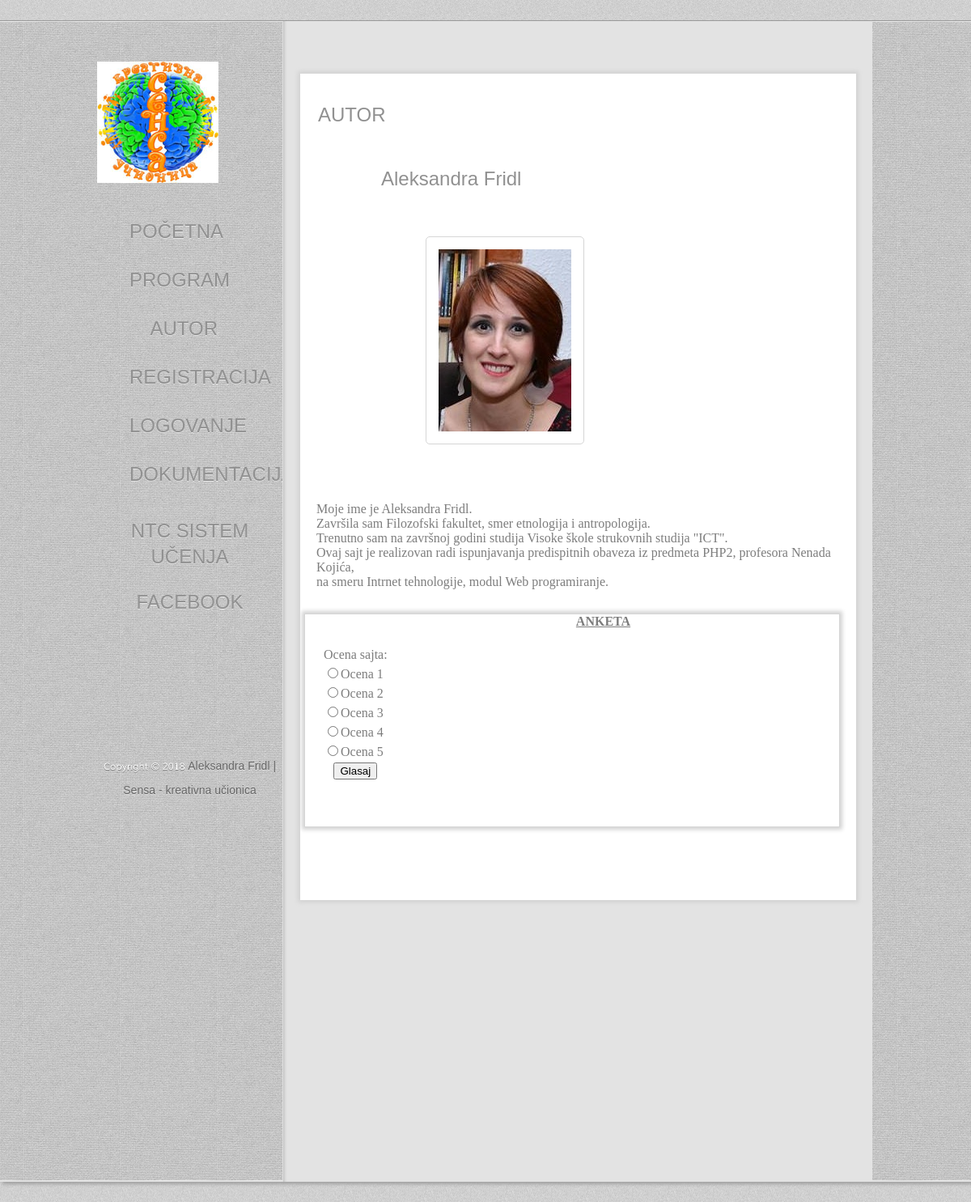
/index.php?id=5, run on the app's committed database.
### tables this page shows
CREATE TABLE `meni` (
  `id_meni` int(11) NOT NULL,
  `naziv_meni` varchar(20) NOT NULL,
  `posetioci_meni` int(11) NOT NULL,
  `admin_meni` int(11) NOT NULL,
  `korisnik_meni` int(11) NOT NULL
);

CREATE TABLE `sadrzaj` (
  `id_sadzaj` int(11) NOT NULL,
  `naziv_sadrzaj` text NOT NULL,
  `slika_sadrzaj` text NOT NULL,
  `tekst1_sadrzaj` text NOT NULL,
  `tekst2_sadrzaj` text NOT NULL,
  `tekst3_sadrzaj` text NOT NULL
);

CREATE TABLE `pitanja` (
  `id_pitanja` int(11) NOT NULL,
  `naziv_pitanja` text NOT NULL,
  `aktivno_pitanje` int(11) NOT NULL
);

CREATE TABLE `odgovori` (
  `id_odgovor` int(11) NOT NULL,
  `ime_odgovor` text NOT NULL,
  `glas_odgovor` int(11) NOT NULL,
  `pitanje_id` int(11) NOT NULL
);

### view/autor.php (the view, shortened to what this page needs)
<div class="autor">
    <h2>Autor</h2>
    <?php
    include "php/konekcija.php";
    $id1 = 1;
    $upit1 = "SELECT * FROM sadrzaj WHERE id_sadzaj= :id1";
    $priprema1 = $konekcija->prepare($upit1);
    $priprema1->bindParam(":id1", $id1);
    try {
        $priprema1->execute();
        $rezultat1 = $priprema1->fetchAll();
        foreach ($rezultat1 as $red1)
            echo "<div id='autor1'>";
        echo $red1->tekst1_sadrzaj;
        echo $red1->tekst2_sadrzaj;
        echo "</div>";
        echo "<div>";
        echo "<img src='images/" . $red1->slika_sadrzaj . "' alt='" . $red1->naziv_sadrzaj . "'/>";
        echo "</div>";
        echo "<div class='autor_tekst'>";
        echo $red1->tekst3_sadrzaj;
        echo "</div>";
    } catch (PDOException $ex) {
        $ex->getMessage();
    }
    ?>
    <div id="anketa">
        <h4 align="center"><u>ANKETA</u></h4>
        <div class='levo'
        <form name="anketa" method="POST" action="">
            <?php
            include ('php/konekcija.php');
            $aktivno_pitanje = 1;
            $upit2 = "SELECT * FROM pitanja WHERE aktivno_pitanje = :aktivno_pitanje";
            $priprema1 = $konekcija->prepare($upit2);
            $priprema1->bindParam(":aktivno_pitanje", $aktivno_pitanje);
            try {
                $priprema1->execute();
                $rezultat1 = $priprema1->fetchAll();
                if ($rezultat1) {
                    echo "<table>";
                    foreach ($rezultat1 as $rez1):
                        echo "<tr><td>";
                        echo $rez1->naziv_pitanja;
                        echo "</td></tr>";
                        $upit3 = "SELECT * FROM odgovori o LEFT JOIN pitanja p ON o.pitanje_id = p.id_pitanja WHERE p.aktivno_pitanje = :aktivno_pitanje";
                        $priprema2 = $konekcija->prepare($upit3);
                        $priprema2->bindParam(":aktivno_pitanje", $aktivno_pitanje);
                        $priprema2->execute();
                        $rezultat2 = $priprema2->fetchAll();
                        foreach ($rezultat2 as $rez2):
                            if($rez2->pitanje_id == $rez1->id_pitanja):
                                echo "<tr><td>";
                                echo "<input type = 'radio' name = 'rbOdgovori' data-idpitanje = '".$rez2->id_pitanja."' class='rbOdgovori' value = '" . $rez2->id_odgovor . "'/>";
                                echo $rez2->ime_odgovor;
                                echo "</td></tr>";
                            endif;
                        endforeach;
                    endforeach;
                    echo "<tr align = 'center'><td>";
                    echo "<input type = 'button' name = 'btnGasaj' id='btnGlasaj' value = 'Glasaj'/> ";
                    echo "</td></tr>";
                    echo "</table>";
                }
            } catch (Exception $ex) {
                $ex->getMessage();
            }
            ?>
    </div>
    <div class="desno"></div>
</div>

### view/head.php (shortened to what this page needs)
<!DOCTYPE html>
<html>
    <head>
        <link rel="stylesheet" href="css/style.css" type="text/css">
        <link href="css/lightbox.css" rel="stylesheet" type="text/css"/>
   </head>

### view/sidebar.php (shortened to what this page needs)
<body>
    <div class="border">
        <div class="page">
            <div class="sidebar">
                <div id="logo">
                    <img src="images/SensaLogo.jpg"/>
                </div>
                <?php
                include "php/meni.php";
                ?>
                <p>
                    <a class="eksterno" href="https://ntcucenje.com/?v=8cee5050eeb7">NTC sistem učenja</a></br></br>
                </p>
                <p>
                    <a class="eksterno" href=https://www.facebook.com/Sensa-kreativna-ucionica-298197673574610/?hc_ref=ART51I_VuAfK3SjlfWj89E6P2Aolu710Ly5iaxFLjc-WyTjY3UuwFFasmF2e2PHMeR8">Facebook</a>
                </p>
                <div id="footnote">
                    <p id="copyright">Copyright &copy; 2018
                        <a href="autor.html">Aleksandra Fridl | Sensa - kreativna učionica</a>
                    </p>
                </div>
            </div>
            <div class="body">

### php/meni.php (shortened to what this page needs)
<?php
include "konekcija.php";
if (!isset($_SESSION['korisnik'])) {
    $posetioci_meni = 1;
    $upit = "SELECT id_meni, naziv_meni FROM meni WHERE posetioci_meni = :posetioci_meni";
    $prepare = $konekcija->prepare($upit);
    $prepare->bindParam(":posetioci_meni", $posetioci_meni);
    $prepare->execute();
    $rezultat = $prepare->fetchAll();
    if ($rezultat) {
        echo "<ul>";
        foreach ($rezultat as $red):
            echo "<li>";
            echo "<a href='index.php?id=" . $red->id_meni . "'>" . $red->naziv_meni . "</a>";
            echo "</li>";
        endforeach;
        echo "<li class='log'>";
        echo "<a href='index.php?id=99'>REGISTRACIJA</a>";
        echo "</li>";
        echo "<li class='log'>";
        echo "<a href='index.php?id=98'>LOGOVANJE</a>";
        echo "</li>";
        echo "<li class='log'>";
        echo "<a href='doc/DokumentacijaSensa.pdf'>DOKUMENTACIJA</a>";
        echo "</li>";
        echo "</ul>";
    }
    else {
        echo "Niste se registrovali";
    }
}
?>

### index.php (shortened to what this page needs)
<?php
include "view/head.php";
include "view/sidebar.php";
$id="";
if(isset($_GET['id'])){
$id = @$_GET['id'];
}
                    switch ($id) {
                        case '5':
                            include('view/autor.php');
                            break;
                    }
?>
</div>
</div>
</div>
</body>
</html>

### css/style.css (style rules this page uses)
body { background:url(../images/bg-body.jpg); margin:0; }
#logo { font-family:Impact, Haettenschweiler, "Arial Narrow Bold", sans-serif; font-size:30px; color:#aa2288; font-weight:normal; text-transform:uppercase; text-decoration:none; line-height:30px; text-shadow:0 1px 0 #dfdfdf; padding-top:50px; }
.border { position:relative; margin: 25px 0; -moz-box-shadow: 3px 3px 4px 0px #a3a3a3; -webkit-box-shadow: 3px 3px 4px 0px #a3a3a3; box-shadow: 3px 3px 4px 0px #a3a3a3; border-top:1px solid #9a9a9a; background:#e3e3e3; }
.page { width:960px; margin:0 auto; overflow:hidden; }
.sidebar { width:229px; float:left; height:auto; position: relative; }
.sidebar ul { padding:40px; margin:0; list-style:none; }
.sidebar ul li:first-child { padding-top:0; }
.sidebar ul li { text-align:right; padding:30px 40px 0 0; }
.sidebar ul li a { font-family:Impact, Haettenschweiler, "Arial Narrow Bold", sans-serif; font-size:24px; color:#919191; font-weight:normal; text-transform:uppercase; text-decoration:none; line-height:30px; text-shadow:0 1px 0 #dfdfdf; }
.sidebar p { clear:both; text-align:center; color:#fff; text-shadow:0 1px 0 #797979; line-height:24px; font-size:12px; margin:0; letter-spacing:0.001em; font-family: 'Conv_Muli-Regular'; }
.eksterno { font-family:Impact, Haettenschweiler, "Arial Narrow Bold", sans-serif; font-size:24px; color:#919191; font-weight:normal; text-transform:uppercase; text-decoration:none; line-height:30px; text-shadow:0 1px 0 #dfdfdf; }
#footnote a { font-family:Impact, Haettenschweiler, "Arial Narrow Bold", sans-serif; font-size:14px; color:#666666; font-weight:normal; text-decoration:none; line-height:30px; text-shadow:0 1px 0 #dfdfdf; }
#copyright { padding-top:170px; }
.body { float:left; width:728px; position: relative; background:url(../images/bg-body.png) repeat-y #e3e3e3; min-height:1394px; height:auto; padding: 0 0 25px; border-color: #dfdfdf; border-style: none none none solid; border-width: 1px; padding-top:15px; }
.body div { margin:20px 20px 0 21px; background:#fff; -moz-box-shadow: 0 0 5px 3px #d3d3d3; -webkit-box-shadow: 0 0 5px 3px#d3d3d3; box-shadow: 0 0 5px 3px #d3d3d3; overflow:hidden; padding-bottom: 10px; color:#7d7d7d; }
.body div h2 { font-family:Impact, Haettenschweiler, "Arial Narrow Bold", sans-serif; font-size: 24px; font-weight: normal; line-height: 30px; color: #919191; text-decoration: none; text-transform: uppercase; padding:36px 0 0 22px; margin:0; }
h2 { margin-top:100px; color: #FF7F00; }
.body div div { background:none; box-shadow:none; margin-left:5px; margin-bottom: 5px; }
.body .autor { padding:0 0 85px 0; }
.body .autor img { margin: 27px 0 37px 150px; border:1px solid #D6D6D6; border-radius:5px; border-style: groove; padding:15px; }
.body .autor h4 { width:665px; overflow:hidden; margin:0 21px; }
.body .autor #autor1 { margin-top:50px; margin-left:100px; font-size:24px; font-family:Impact, Haettenschweiler, "Arial Narrow Bold", sans-serif; color:#919191; }
.body .autor { color:#808080; margin-top:50px; }
.body .autor .autor_tekst { padding-left:15px; }
.body .autor #anketa { border:1px solid #D6D6D6; padding-left:15px; box-shadow: 0 0 5px 3px #d3d3d3; background:#fff; }
.page .sidebar .log { font-family:Impact, Haettenschweiler, "Arial Narrow Bold", sans-serif; font-size:24px; color:#919191; font-weight:normal; text-transform:uppercase; text-decoration:none; line-height:30px; text-shadow:0 1px 0 #dfdfdf; }

### css/lightbox.css (style rules this page uses)
body:after { content: url(../images/Komande/close.png) url(../images/Komande/loading.gif) url(../images/Komande/prev.png) url(../images/Komande/next.png); display: none; }

### data on the page
meni: naziv_meni "POČETNA"
meni: naziv_meni "PROGRAM"
meni: naziv_meni "AUTOR"
sadrzaj: tekst1_sadrzaj "Aleksandra", tekst2_sadrzaj "Fridl", slika_sadrzaj (picture), tekst3_sadrzaj "Moje ime je Aleksandra Fridl. Završila sam Filozofski fakultet, smer etnologija i antropologija. Trenutno sam na završnoj godini studija Visoke škole strukovnih studija \"ICT\". Ovaj sajt je realizovan radi ispunjavanja predispitnih obaveza iz predmeta PHP2, profesora Nenada Kojića, na smeru Intrnet tehnologije, modul Web programiranje."
pitanja: naziv_pitanja "Ocena sajta:"
odgovori: ime_odgovor "Ocena 1"
odgovori: ime_odgovor "Ocena 2"
odgovori: ime_odgovor "Ocena 3"
odgovori: ime_odgovor "Ocena 4"
odgovori: ime_odgovor "Ocena 5"
